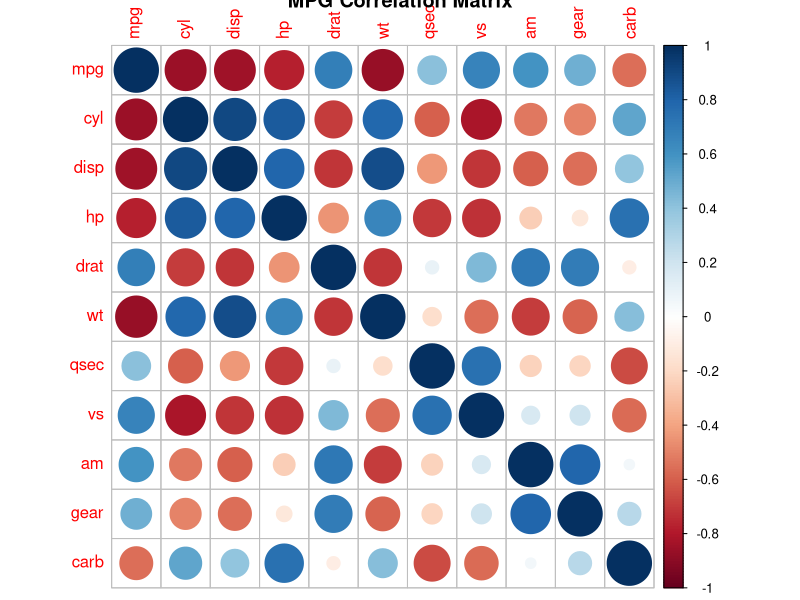
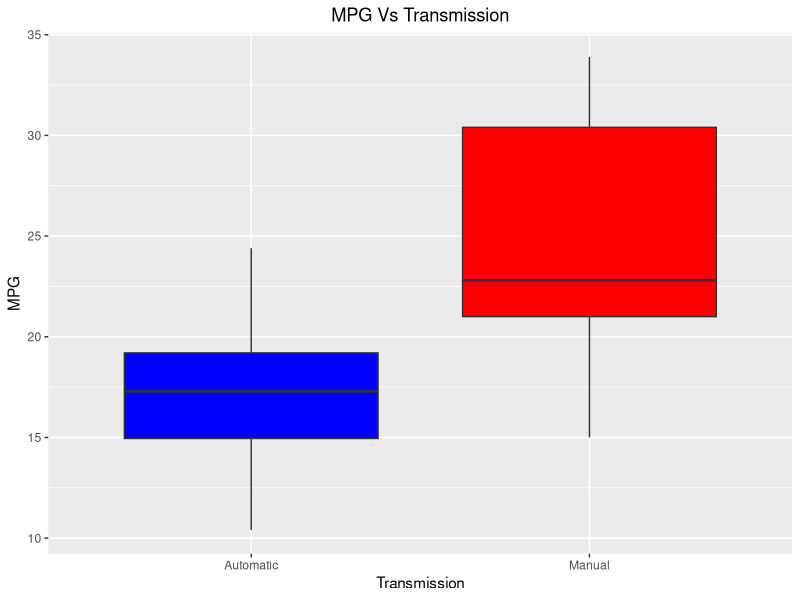
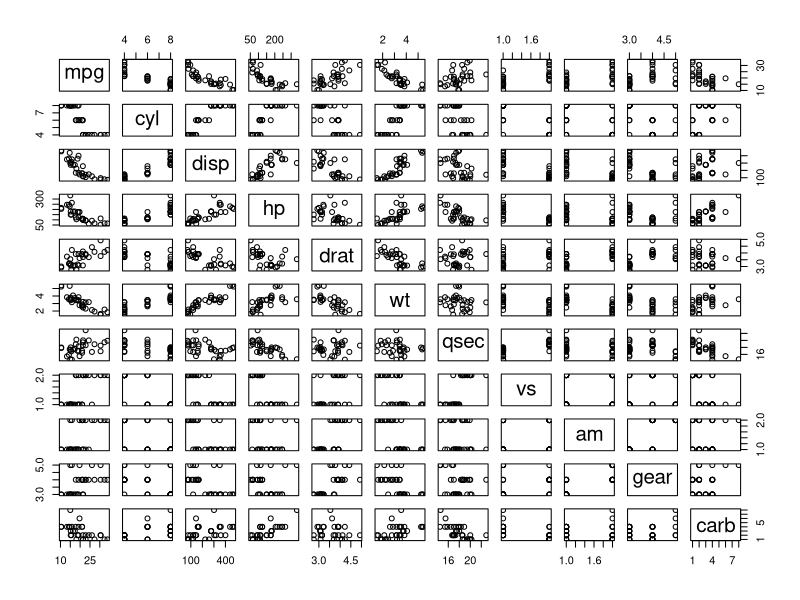
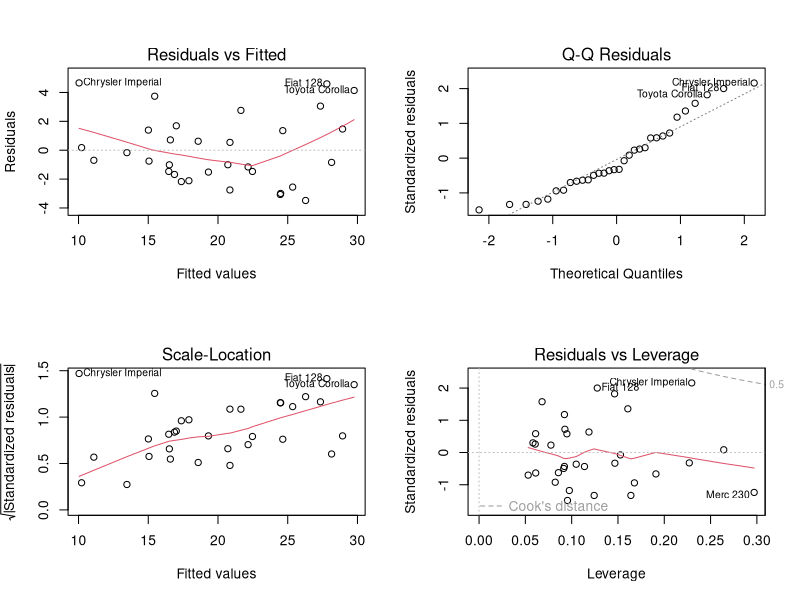

The R source for these figures, in order:
## ---- chunk 1
knitr::opts_chunk$set(echo = TRUE)
options(scipen=999)
library(ggplot2)
library(GGally)
library(dplyr)
library(corrplot)
library(RColorBrewer)

## ---- chunk 2
data(mtcars)
mtcars2 <- mtcars
## ---- chunk 3
mtcars2.cor <- cor(mtcars2)
corrplot(mtcars2.cor, main="MPG Correlation Matrix")
## ---- chunk 4
cor(mtcars2$mpg,mtcars2[,-1])
## ---- chunk 5
fac_var <- c(8,9)
mtcars2[,fac_var] <- lapply(mtcars2[,fac_var],as.factor)
levels(mtcars2$am) <- c("Automatic", "Manual")
levels(mtcars2$vs) <- c("vshape", "straight")
## ---- chunk 6
g <- ggplot(mtcars2,aes(x=am,y=mpg)) + geom_boxplot(fill=c('blue','red')) + 
  labs(x="Transmission",y="MPG",
       title="MPG Vs Transmission") + 
  theme(plot.title = element_text(hjust = 0.5))
g
## ---- chunk 7
fit1 <- lm(mpg~am,data=mtcars2)
summary(fit1)
## ---- chunk 8
ttest <- t.test(mtcars2$mpg~mtcars2$am,conf.level = 0.95)
ttest
## ---- chunk 9
fit_all <- lm(mpg~.,data=mtcars2)
summary(fit_all)
## ---- chunk 10
fit_optimum <- step(lm(mpg~.,data=mtcars2),trace=0)
summary(fit_optimum)
## ---- chunk 11
shapiro.test(fit_optimum$residuals)
## ---- chunk 12
pairs(mtcars2)
## ---- chunk 13
par(mfrow=c(2,2))
plot(fit_optimum)
## ---- chunk 14
summary(mtcars2)
